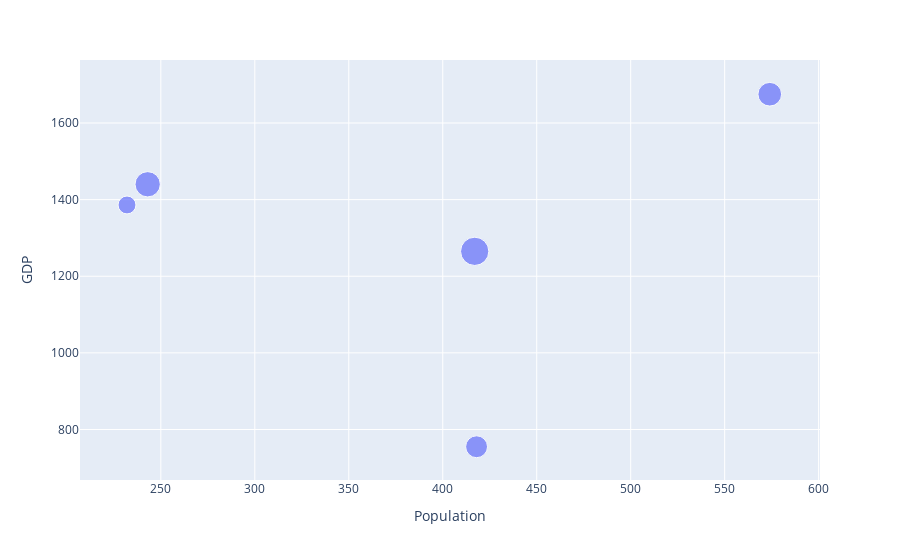

Notebook code for this chart:
### Code cell
#5. Using the given dataset, create a bubble chart to represent each country's 
#population (y-axis), GDP (xaxis), and bubble size proportional to the population.

np.random.seed(25)
data = {
    'Country': ['USA', 'Canada', 'UK',
'Germany', 'France'],
    'Population':
np.random.randint(100, 1000, 5),
    'GDP': np.random.randint(500, 2000,
5)
}
df = pd.DataFrame(data)

fig= px.scatter(df, 'Population', 'GDP', size= [40,60,70,80,100])
fig.show()

### Figure 1 — Plotly figure (JSON) as saved in the notebook; plotly's stock layout.template omitted (floating-point values rounded to 4 significant figures)
{"data": [{"hovertemplate": "Population=%{x}<br>GDP=%{y}<br>size=%{marker.size}<extra></extra>", "legendgroup": "", "marker": {"color": "#636efa", "size": [40, 60, 70, 80, 100], "sizemode": "area", "sizeref": 0.25, "symbol": "circle"}, "mode": "markers", "name": "", "orientation": "v", "showlegend": false, "type": "scatter", "x": [232, 418, 574, 243, 417], "xaxis": "x", "y": [1386, 755, 1675, 1440, 1265], "yaxis": "y"}], "layout": {"legend": {"itemsizing": "constant", "tracegroupgap": 0}, "margin": {"t": 60}, "xaxis": {"anchor": "y", "domain": [0, 1], "title": {"text": "Population"}}, "yaxis": {"anchor": "x", "domain": [0, 1], "title": {"text": "GDP"}}}}
